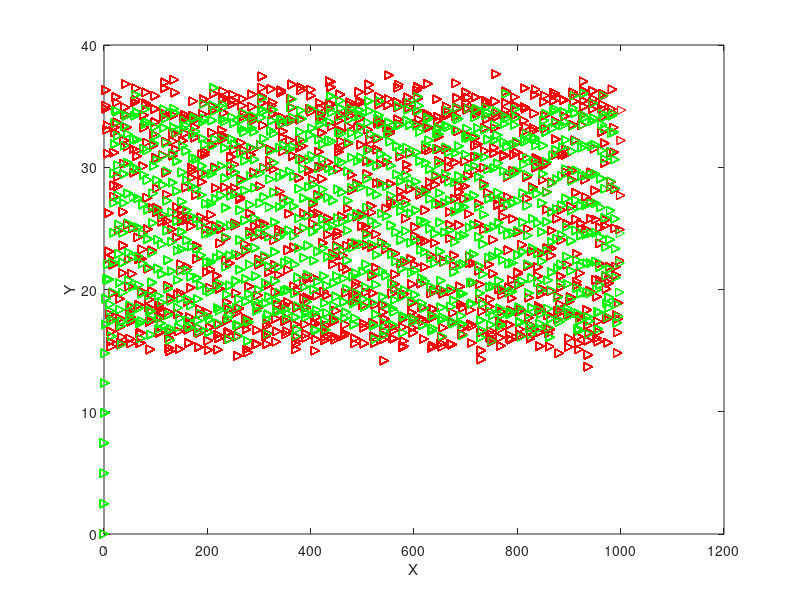
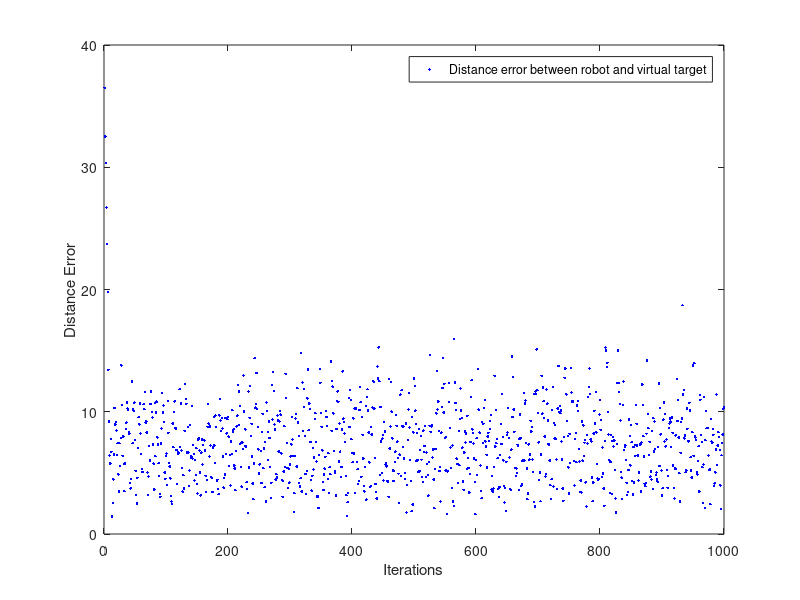
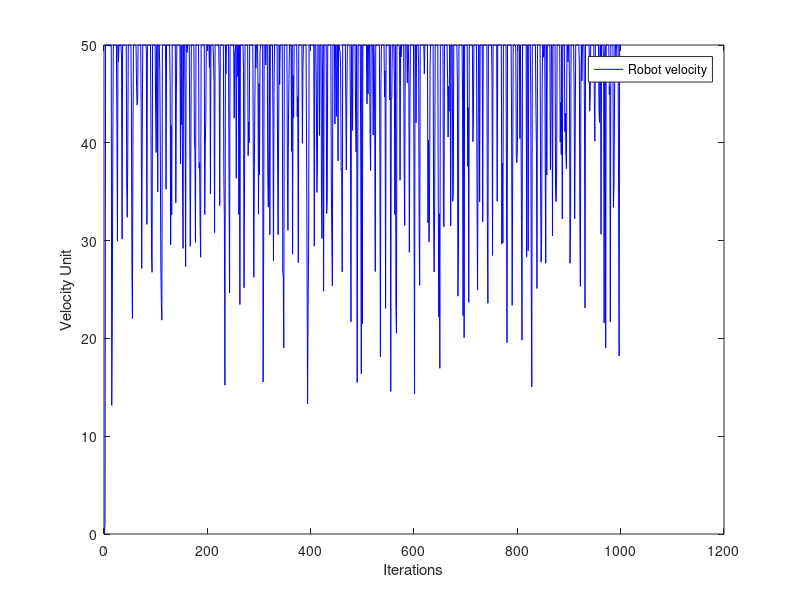
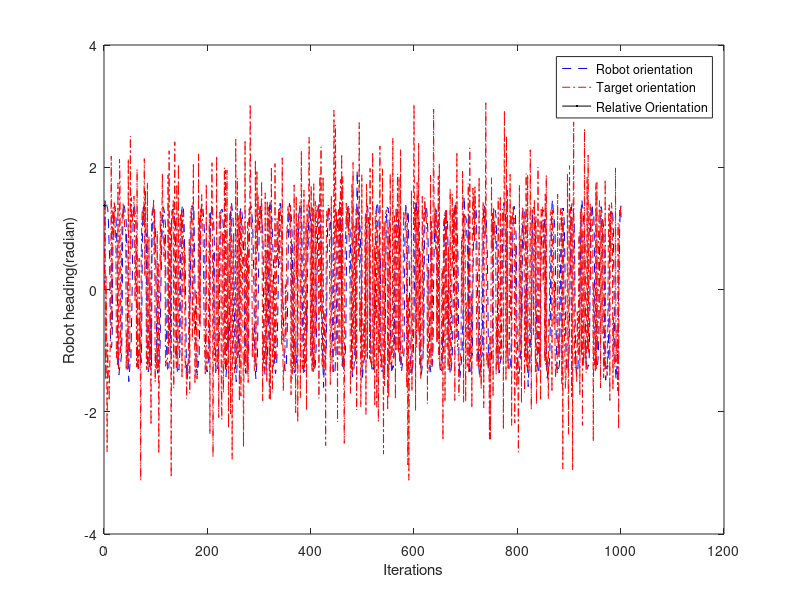

Recreate these plots in MATLAB, in order.
%Russell Keith
%CPE 670
%3/23/2022
%Project 2: Potentioal Field Path Planning

clc,clear
close all
n = 2; % Number of dimensions
delta_t = 0.05; % Set time step
t = 0:delta_t:50;% Set total simulation time 0 0.05 0.1 0.15.....
lambda = 8.5; % Set scaling factor of attractive potential field
vr_max = 50; % Set maximum of robot velocity

%Set Virtual Target
qv = zeros (length(t),n); %Initial positions of virtual target 
pv = 1.2; %Set velocity of virtual target
theta_t = zeros (length(t),1); % Initial heading of the virtual target

%Set Robot
qr = zeros (length(t),n); %initial position of robot
vrd =  zeros (length(t),1); %Initial velocity of robot
theta_r = zeros (length(t),1); % Initial heading of the robot


qrv = zeros (length(t),n); %Save relative positions between robot and virtual target
prv = zeros(length(t),n); %Save relative velocities between robot and virtual target

qrv(1,:) = qv(1,:) - qr(1,:);%Compute the initial relative position

%Compute the initial relative velocity
prv(1,:) = [pv*cos(theta_t(1))-vrd(1)*cos(theta_r(1)), pv*sin(theta_t(1))-vrd(1)*sin(theta_r(1))];

%====Set noise mean and standard deviation====
noise_mean = 0.8;
noise_std = 0.8;

pause('on')

for i =2:length(t)  
    %++++++++++CIRCULAR TRAJECTORY+++++++++++
      %Set target trajectory moving in CIRCULAR trajectory WITHOUT noise
%     qv_x = 60 - 15*cos(t(i));
%     qv_y = 30 + 15*sin(t(i));
%     qv(i,:) = [qv_x, qv_y]; %compute position of virtual target
     
     %Set target trajectory moving in CIRCULAR trajectory WITH noise
%    qv_x = 60 - 15*cos(t(i))+ noise_std * randn + noise_mean;
%    qv_y = 30 + 15*sin(t(i)) + noise_std * randn + noise_mean;
%    qv(i,:) = [qv_x, qv_y];  %compute position of target

    %++++++++++LINEAR TRAJECTORY+++++++++++
      %Set target trajectory moving in Linear trajectory WITHOUT noise
%     qv_x = t(i);
%     qv_y = qv_x + 100;
%     qv(i,:) = [qv_x, qv_y]; %compute position of virtual target
     
     %Set target trajectory moving in Linear trajectory WITH noise
%    qv_x = i + noise_std * randn + noise_mean;
%    qv_y = qv_x + 100 + noise_std * randn + noise_mean;
%    qv(i,:) = [qv_x, qv_y];  %compute position of target

        %++++++++++SINE WAVE TRAJECTORY+++++++++++
      %Set target trajectory moving in sine trajectory WITHOUT noise
%    qv_x = i;
%    qv_y = 10*sin(1/3*qv_x) + 25;
%    qv(i,:) = [qv_x, qv_y]; %compute position of virtual target
     
     %Set target trajectory moving in sine trajectory WITH noise
    qv_x = i + noise_std * randn + noise_mean;
    qv_y = 10*sin(1/3*qv_x) + 25 + noise_std * randn + noise_mean;
    qv(i,:) = [qv_x, qv_y];  %compute position of target
    
    
    
    %Compute the target heading
    qt_diff(i,:) =qv(i,:)- qv(i-1,:);
    theta_t(i) = atan2(qt_diff(i,2),qt_diff(i,1)); 
    
    %Calculation
    phi=atan2(qrv(i-1,2),qrv(i-1,1));
    
    vrd(i) = sqrt((norm(pv)^2) + 2*lambda*norm(qrv(i-1,:))*abs(cos(theta_t(i)- phi)) + (lambda^2)*(norm(qrv(i-1,:))^2));
    
    if vrd(i)>vr_max
        vrd(i)= vr_max;
    end
    
    theta_r(i) = phi + asin((norm(pv)*sin(theta_t(i) - phi))/(vrd(i)));
    
    
    
    
    
    
    %======UPDATE position and velocity of robot===========
    qr(i,:) = qr(i-1,:) + vrd(i)*delta_t*[cos(theta_r(i-1)), sin(theta_r(i-1))];
   
    qrv(i,:) = qv(i,:) - qr(i,:);
    prv(i,:) = [pv*cos(theta_t(i))-vrd(i)*cos(theta_r(i)), pv*sin(theta_t(i))-vrd(i)*sin(theta_r(i))];
    error(i) = norm(qv(i,:) - qr(i,:));

    
    %plot postions qv of virtual target
    plot(qv(:,1),qv(:,2),'r>')
    xlabel('X');
    ylabel('Y')
    hold on
    %plot postions qv of robot
    plot(qr(:,1),qr(:,2),'g>')
    M = getframe(gca);
    %mov = addframe(mov,M);

    pause(.05);
end

figure(2), plot(error(2:length(t)), 'b.')
xlabel('Iterations');
ylabel('Distance Error')
legend('Distance error between robot and virtual target')
figure(3), plot(vrd, 'b')
xlabel('Iterations');
ylabel('Velocity Unit')
legend('Robot velocity')
figure(4), plot(theta_r, '--b')
xlabel('Iterations');
ylabel('Robot heading(radian)')
hold on
plot(theta_t, '-.r')
hold on
plot(phi, 'k')
legend('Robot orientation', 'Target orientation', 'Relative Orientation')

    

